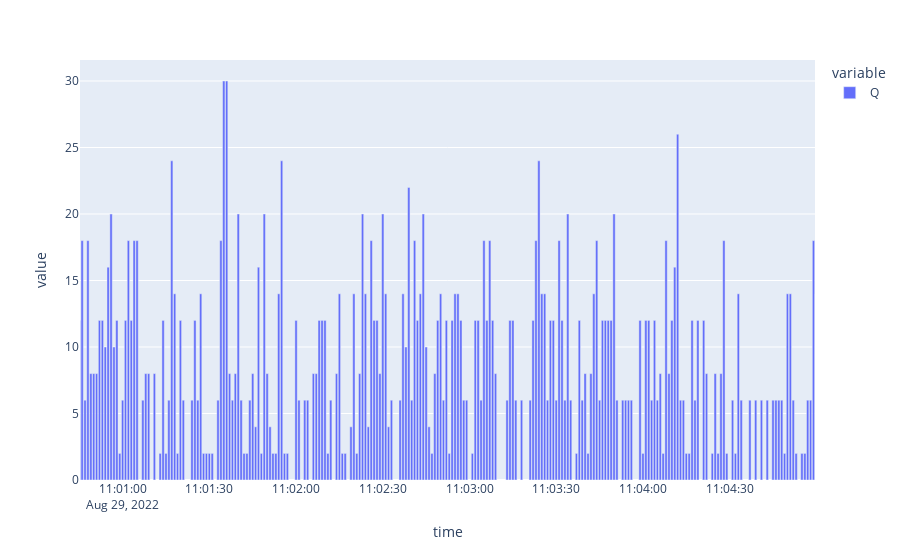

Notebook source saved alongside this figure:
### Code cell
px.bar(counts)

### Figure 1 — Plotly figure (JSON) as saved in the notebook; plotly's stock layout.template omitted (floating-point values rounded to 4 significant figures; data arrays with more than 128 entries replaced by an {"elided": "..."} marker saying what was removed)
{"data": [{"alignmentgroup": "True", "hovertemplate": "variable=Q<br>time=%{x}<br>value=%{y}<extra></extra>", "legendgroup": "Q", "marker": {"color": "#636efa", "pattern": {"shape": ""}}, "name": "Q", "offsetgroup": "Q", "orientation": "v", "showlegend": true, "textposition": "auto", "type": "bar", "x": {"elided": "15305 str values"}, "xaxis": "x", "y": {"elided": "15305 int values"}, "yaxis": "y"}], "layout": {"autosize": true, "barmode": "relative", "legend": {"title": {"text": "variable"}, "tracegroupgap": 0}, "margin": {"t": 60}, "xaxis": {"anchor": "y", "autorange": false, "domain": [0, 1], "range": ["2022-08-29 11:00:45.2548", "2022-08-29 11:04:59.5217"], "title": {"text": "time"}, "type": "date"}, "yaxis": {"anchor": "x", "autorange": true, "domain": [0, 1], "range": [0, 31.58], "title": {"text": "value"}, "type": "linear"}}}
